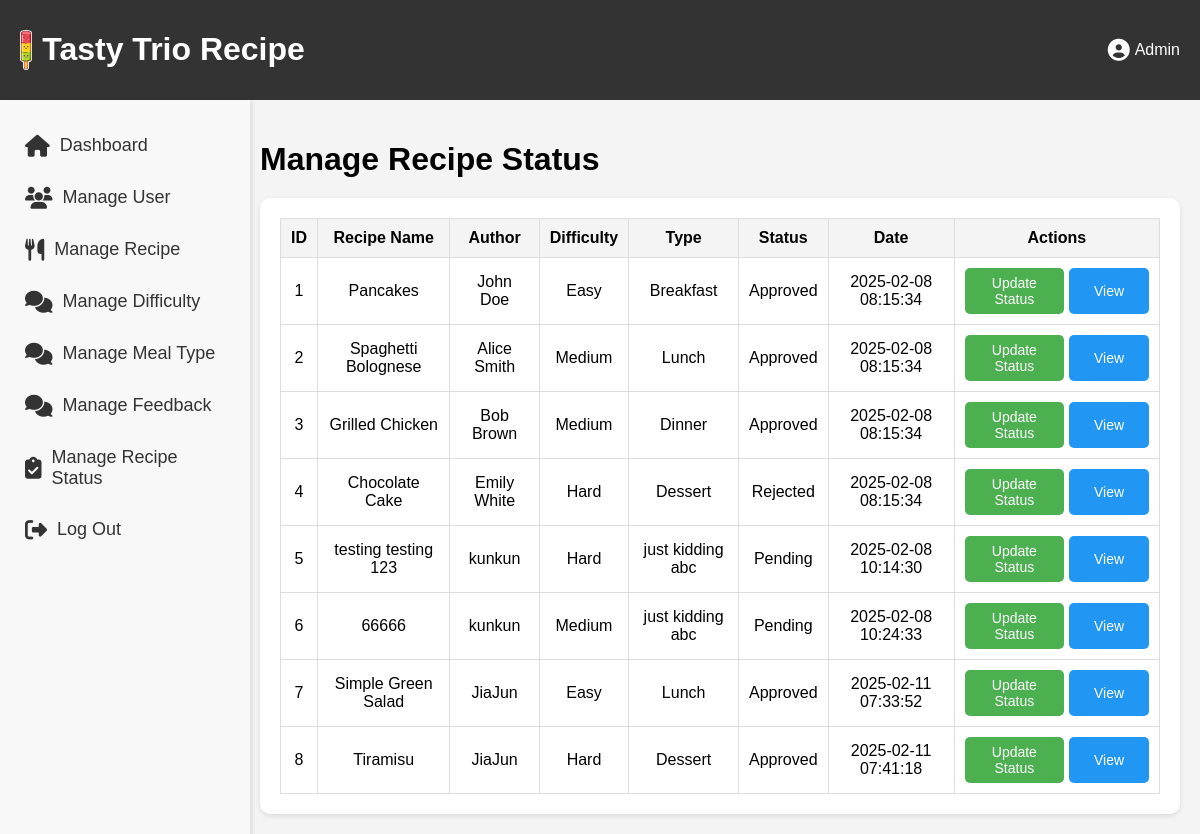
The page /manage_recipe_status.php on the database as committed earlier.
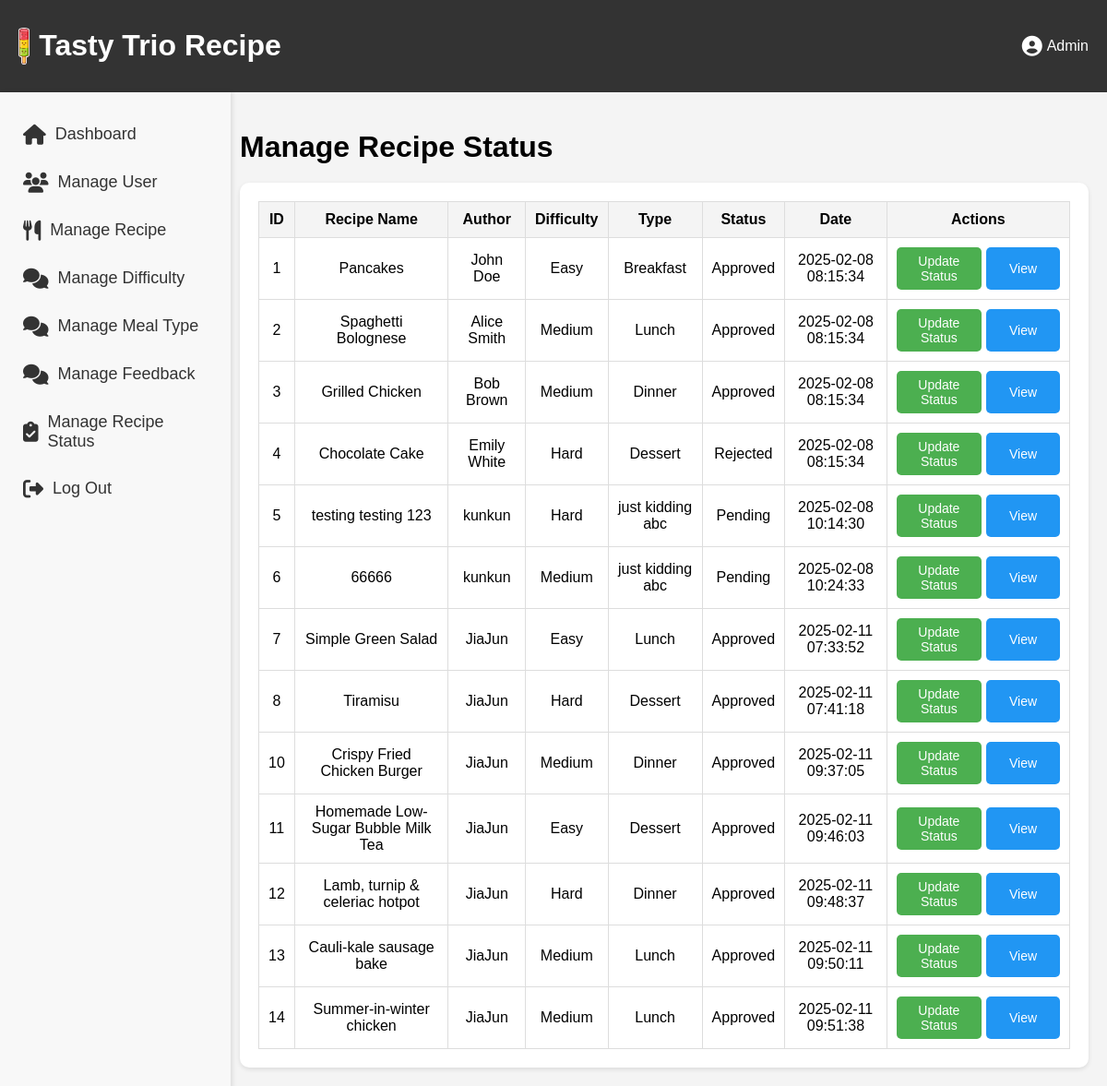
The same page on the database as committed later.
### tables this page shows
CREATE TABLE `recipe` (
  `recipeID` int(11) NOT NULL,
  `recipeImg` varchar(255) DEFAULT NULL,
  `recipeName` varchar(255) NOT NULL,
  `recipeIngred` text NOT NULL,
  `recipeDesc` text NOT NULL,
  `recipeDate` timestamp NOT NULL DEFAULT current_timestamp(),
  `recipeStatus` enum('Pending','Approved','Rejected','Re-Submitted') NOT NULL,
  `remark` text DEFAULT NULL,
  `userID` int(11) DEFAULT NULL,
  `diffID` int(11) DEFAULT NULL,
  `typeID` int(11) DEFAULT NULL
);

CREATE TABLE `registered_user` (
  `userID` int(11) NOT NULL,
  `userImg` varchar(255) DEFAULT NULL,
  `userName` varchar(255) NOT NULL,
  `userEmail` varchar(255) NOT NULL,
  `userPass` varchar(255) NOT NULL,
  `userBio` text DEFAULT NULL,
  `favID` int(11) DEFAULT NULL,
  `reset_token` varchar(255) DEFAULT NULL,
  `userStatus` enum('Active','Inactive','Banned') NOT NULL DEFAULT 'Active'
);

CREATE TABLE `meal_difficulty` (
  `diffID` int(11) NOT NULL,
  `mealDiff` varchar(255) NOT NULL
);

CREATE TABLE `meal_type` (
  `typeID` int(11) NOT NULL,
  `mealType` varchar(255) NOT NULL
);

### manage_recipe_status.php (the view, shortened to what this page needs)
<?php
include 'db.php';
$query = "SELECT recipe.recipeID, recipe.recipeName, recipe.recipeStatus, recipe.recipeDate,
                 registered_user.userName, meal_difficulty.mealDiff, meal_type.mealType
          FROM recipe
          LEFT JOIN registered_user ON recipe.userID = registered_user.userID
          LEFT JOIN meal_difficulty ON recipe.diffID = meal_difficulty.diffID
          LEFT JOIN meal_type ON recipe.typeID = meal_type.typeID";
$result = $conn->query($query);
?>
<!DOCTYPE html>
<html lang="en">
<head>
    <link rel="stylesheet" href="https://cdnjs.cloudflare.com/ajax/libs/font-awesome/6.4.2/css/all.min.css">
</head>
<body>
    <?php include('admin_Side_Nav.php'); ?>
    <div class="main-content">
        <h1>Manage Recipe Status</h1>
        <div class="table-container">
            <table>
                <thead>
                    <tr>
                        <th>ID</th>
                        <th>Recipe Name</th>
                        <th>Author</th>
                        <th>Difficulty</th>
                        <th>Type</th>
                        <th>Status</th>
                        <th>Date</th>
                        <th>Actions</th>
                    </tr>
                </thead>
                <tbody>
                    <?php while ($row = $result->fetch_assoc()) { ?>
                        <tr>
                            <td><?= $row['recipeID'] ?></td>
                            <td><?= $row['recipeName'] ?></td>
                            <td><?= $row['userName'] ?: 'Guest' ?></td>
                            <td><?= $row['mealDiff'] ?: 'Unknown' ?></td>
                            <td><?= $row['mealType'] ?: 'Unknown' ?></td>
                            <td><?= $row['recipeStatus'] ?></td>
                            <td><?= $row['recipeDate'] ?></td>
                            <td>
                                <div class="action-buttons">
                                    <button class="edit-btn" onclick="openEditModal('<?= $row['recipeID'] ?>', '<?= $row['recipeStatus'] ?>')">Update Status</button>
                                    <button class="view-btn" onclick="viewRecipe('<?= $row['recipeID'] ?>')">View</button>
                                </div>
                            </td>
                        </tr>
                    <?php } ?>
                </tbody>
            </table>
        </div>
    </div>
</body>
</html>

Rows that differ between the two databases and show on the page:
added recipe: recipeID "10", recipeName "Crispy Fried Chicken Burger", userID.userName "JiaJun", diffID.mealDiff "Medium", typeID.mealType "Dinner", recipeStatus "Approved", recipeDate "2025-02-11 09:37:05"
added recipe: recipeID "11", recipeName "Homemade Low-Sugar Bubble Milk Tea", userID.userName "JiaJun", diffID.mealDiff "Easy", typeID.mealType "Dessert", recipeStatus "Approved", recipeDate "2025-02-11 09:46:03"
added recipe: recipeID "12", recipeName "Lamb, turnip & celeriac hotpot", userID.userName "JiaJun", diffID.mealDiff "Hard", typeID.mealType "Dinner", recipeStatus "Approved", recipeDate "2025-02-11 09:48:37"
added recipe: recipeID "13", recipeName "Cauli-kale sausage bake", userID.userName "JiaJun", diffID.mealDiff "Medium", typeID.mealType "Lunch", recipeStatus "Approved", recipeDate "2025-02-11 09:50:11"
added recipe: recipeID "14", recipeName "Summer-in-winter chicken", userID.userName "JiaJun", diffID.mealDiff "Medium", typeID.mealType "Lunch", recipeStatus "Approved", recipeDate "2025-02-11 09:51:38"
